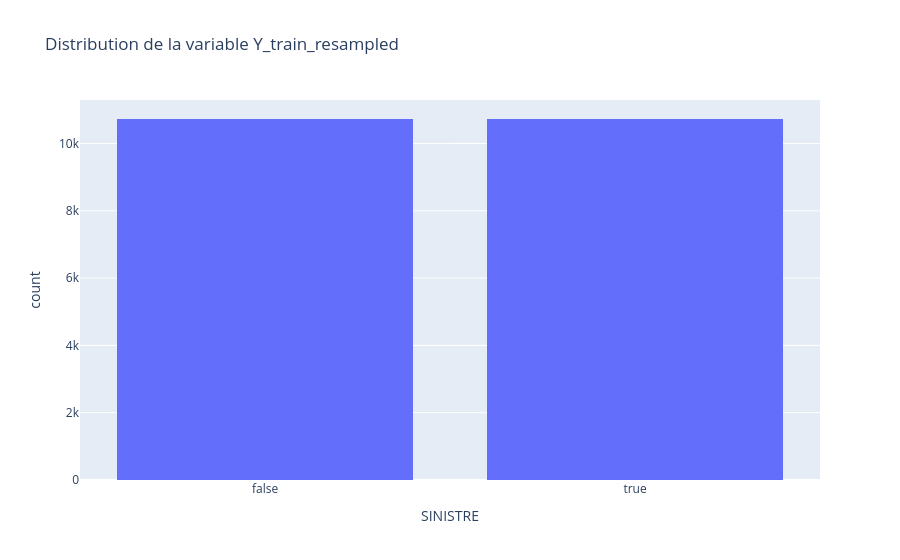

The notebook cell this image was saved under:
### Code cell
# Observation de la distribution sur Y_train
df = pd.DataFrame(y_train_resampled, columns=["SINISTRE"])
fig = px.histogram(
    df, x="SINISTRE", title="Distribution de la variable Y_train_resampled"
)
fig.show()

### Figure 1 — Plotly figure (JSON) as saved in the notebook; plotly's stock layout.template omitted (floating-point values rounded to 4 significant figures; data arrays with more than 128 entries replaced by an {"elided": "..."} marker saying what was removed)
{"data": [{"bingroup": "x", "hovertemplate": "SINISTRE=%{x}<br>count=%{y}<extra></extra>", "legendgroup": "", "marker": {"color": "#636efa", "pattern": {"shape": ""}}, "name": "", "orientation": "v", "showlegend": false, "type": "histogram", "x": {"elided": "21458 bool values"}, "xaxis": "x", "yaxis": "y"}], "layout": {"barmode": "relative", "legend": {"tracegroupgap": 0}, "title": {"text": "Distribution de la variable Y_train_resampled"}, "xaxis": {"anchor": "y", "domain": [0, 1], "title": {"text": "SINISTRE"}}, "yaxis": {"anchor": "x", "domain": [0, 1], "title": {"text": "count"}}}}
